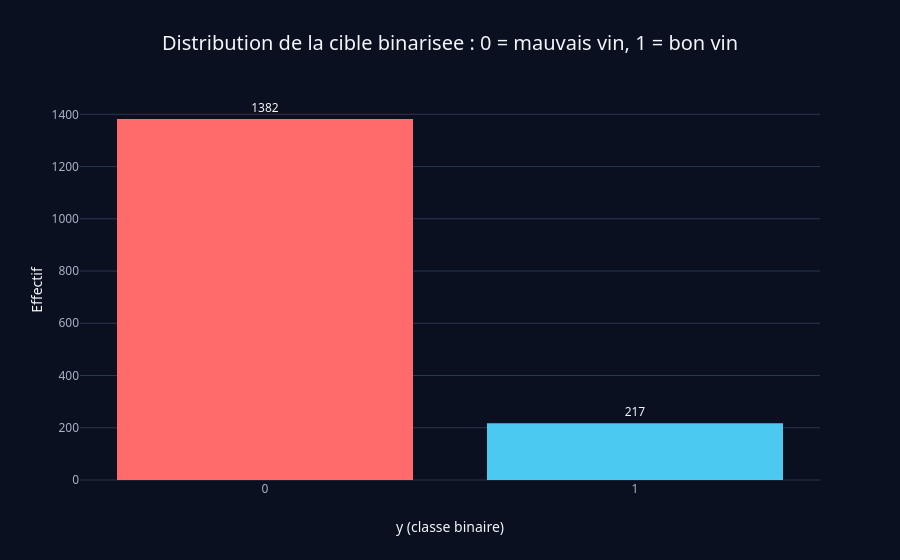

This figure's notebook cell:
### Code cell
# Distribution de la cible binarisee : 0 = mauvais vin (note <=6), 1 = bon vin (note 7-8)
counts = y.value_counts().sort_index()
bin_df = pd.DataFrame({"y": counts.index.astype(str), "effectif": counts.values})

fig = px.bar(
    bin_df, x="y", y="effectif", color="y", text="effectif",
    title="Distribution de la cible binarisee : 0 = mauvais vin, 1 = bon vin",
    color_discrete_map={"0": CLASS_COLORS["mauvais"], "1": CLASS_COLORS["bon"]},
)
fig.update_traces(textposition="outside")
fig.update_xaxes(type="category")
fig.update_layout(xaxis_title="y (classe binaire)", yaxis_title="Effectif", showlegend=False)
apply_dark_theme(fig)
fig.show()

### Figure 1 — Plotly figure (JSON) as saved in the notebook; plotly's stock layout.template omitted (floating-point values rounded to 4 significant figures)
{"data": [{"hovertemplate": "y=%{x}<br>effectif=%{text}<extra></extra>", "legendgroup": "0", "marker": {"color": "#ff6b6b", "pattern": {"shape": ""}}, "name": "0", "orientation": "v", "showlegend": true, "text": [1382.0], "textposition": "outside", "type": "bar", "x": ["0"], "xaxis": "x", "y": [1382], "yaxis": "y"}, {"hovertemplate": "y=%{x}<br>effectif=%{text}<extra></extra>", "legendgroup": "1", "marker": {"color": "#4cc9f0", "pattern": {"shape": ""}}, "name": "1", "orientation": "v", "showlegend": true, "text": [217.0], "textposition": "outside", "type": "bar", "x": ["1"], "xaxis": "x", "y": [217], "yaxis": "y"}], "layout": {"barmode": "relative", "legend": {"title": {"text": "y"}, "tracegroupgap": 0}, "showlegend": false, "title": {"text": "Distribution de la cible binarisee : 0 = mauvais vin, 1 = bon vin"}, "xaxis": {"anchor": "y", "categoryarray": ["0", "1"], "categoryorder": "array", "domain": [0.0, 1.0], "title": {"text": "y (classe binaire)"}, "type": "category"}, "yaxis": {"anchor": "x", "domain": [0.0, 1.0], "title": {"text": "Effectif"}}}}
